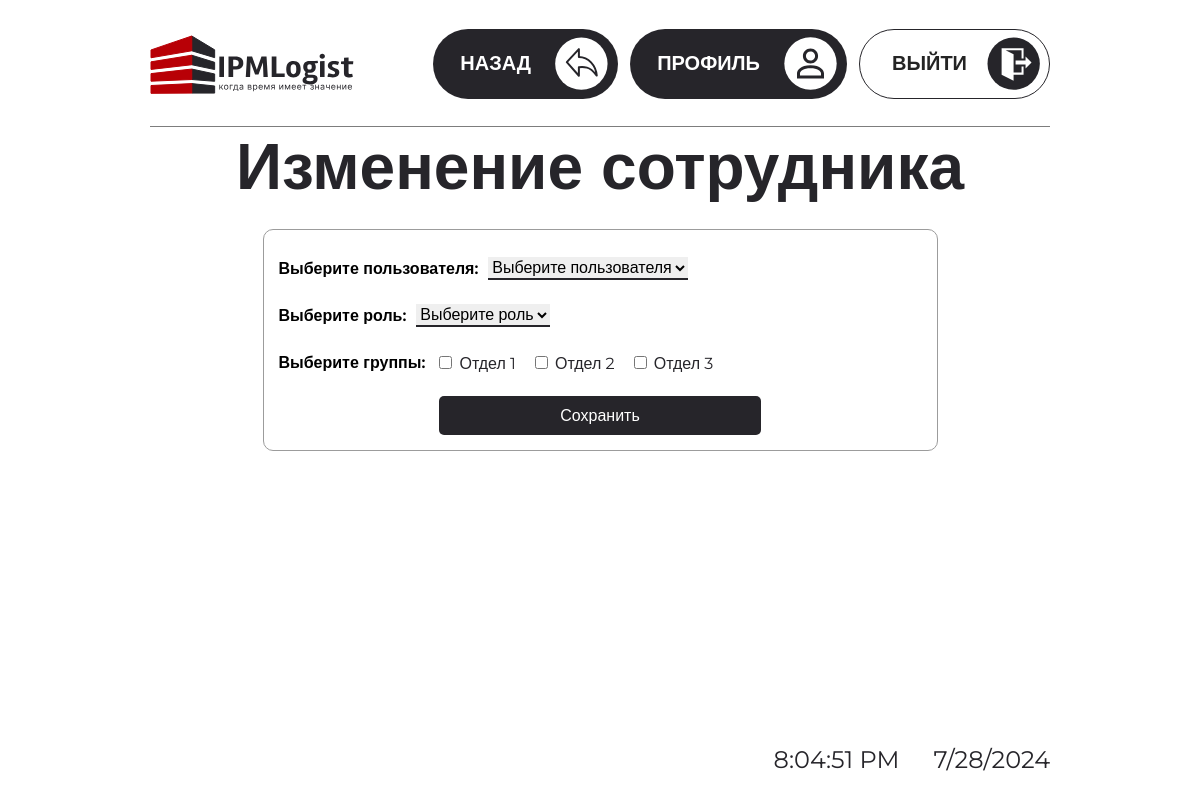
The page /change-user/ (signed in) on the database its author committed.
### roles/models.py (models this page shows, shortened)
class MyGroup(models.Model):
    name = models.CharField(max_length=100)

### users/views.py (the view, shortened to what this page needs)
# urls.py: path('change-user/', ChangeUserView.as_view(), name='change_user'),
class ChangeUserView(View):
    def get(self, request):
        if request.user.is_authenticated:
            if request.user.is_superuser:
                users = User.objects.exclude(is_superuser=True)
                roles = Role.objects.all()
                groups = MyGroup.objects.all()
            elif request.user.role and request.user.role.name == "Главный админ":
                users = User.objects.filter(
                    role__name__in=["Сотрудник", "Менеджер"],
                    is_superuser=False,
                )
                roles = Role.objects.filter(name__in=["Сотрудник", "Менеджер"])
                groups = MyGroup.objects.all()
            elif request.user.role and request.user.role.name == "Менеджер":
                users = User.objects.filter(role__name="Сотрудник")
                roles = Role.objects.filter(name="Сотрудник")
                groups = MyGroup.objects.all()
            else:
                users = User.objects.none()
                roles = Role.objects.none()
                groups = MyGroup.objects.none()
        else:
            users = User.objects.none()
            roles = Role.objects.none()
            groups = MyGroup.objects.none()
        return render(
            request,
            "users/change_user.html",
            {"users": users, "roles": roles, "groups": groups},
        )

### users/templates/users/change_user.html (shortened to what this page needs)
{% extends 'base.html' %}
{% block content %}
<link rel="stylesheet" href="../../static/css/create_user/style.css">
<head>
</head>
<h2 class="main-content__title">Изменение сотрудника</h2>
<form class="main-content__form" method="post">
    <div class="form__section">
        <label class="section__title" for="user">Выберите пользователя:</label>
        <select name="user" id="user">
            <option value="" selected disabled>Выберите пользователя</option>
        </select>
    </div>
    <div class="form__section">
        <label class="section__title" for="role">Выберите роль:</label>
        <select name="role" id="role">
            <option value="" selected disabled>Выберите роль</option>
        </select>
    </div>
    <div class="form__section">
        <label class="section__title" for="groups">Выберите группы:</label>
        <div id="id_groups">
            {% for group in groups %}
            <div>
                <input type="checkbox" id="group{{ group.id }}" name="groups" value="{{ group.id }}">
                <label for="group{{ group.id }}">{{ group.name }}</label>
            </div>
            {% endfor %}
        </div>
    </div>
    <button class="form__button" type="submit">Сохранить</button>
</form>
{% endblock %}

### users/static/header/css/reboot.css (style rules this page uses)
* { box-sizing: border-box; }
body { font-family: "Montserrat", "Arial", sans-serif; font-style: normal; font-weight: 400; color: #26252a; margin: 0; padding: 0; width: 100%; height: 100%; }
h1, h2, h3, h4, h5, ul, li, p { margin: 0; padding: 0; }
button { font-family: "Montserrat", "Arial", sans-serif; }
a, button { cursor: pointer; transition: all 0.3s ease; }

### users/static/css/create_user/blocks/form.css (style rules this page uses)
.form__section { display: flex; gap: 10px; align-items: center; width: 100%; }
.section__title { font-weight: 600; font-size: 16px; line-height: 294%; color: #000; }
.form__section input { border: none; stroke-width: 2px; stroke: #26252a; border-bottom: 2px solid #26252a; transition: padding 0.3s ease; }
.form__section input::placeholder { font-family: "Montserrat", "Arial", sans-serif; font-weight: 400; font-size: 16px; line-height: 294%; color: #696969; }
.form__section select { border: none; stroke-width: 2px; stroke: #26252a; border-bottom: 2px solid #26252a; transition: padding 0.3s ease; font-family: "Montserrat", "Arial", sans-serif; font-weight: 400; font-size: 16px; line-height: 294%; }
#id_groups { display: flex; gap: 15px; }
#id_groups div, #id_groups input, #id_groups div label { cursor: pointer; }
.form__button { margin: 10px auto 0; width: 50%; color: #fff; background: #26252a; border-radius: 5px; border: none; text-align: center; font-weight: 500; font-size: 16px; padding: 10px; cursor: pointer; transition: all 0.3s ease; }

### users/static/css/create_user/blocks/main-content.css (style rules this page uses)
.main-content__title { font-size: 64px; text-align: center; margin-bottom: 24px; }
.main-content__form { display: flex; flex-direction: column; margin: 0 auto; width: 75%; border: 1px solid #9c9c9c; border-radius: 10px; padding: 15px; }

### rows shown on the page
MyGroup: name "Отдел 1"
MyGroup: name "Отдел 2"
MyGroup: name "Отдел 3"
